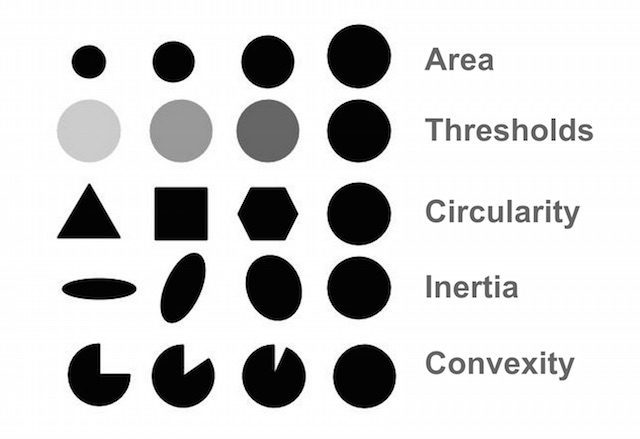
#> input picture Day4/BlobTest.jpg, 640 x 439 px
$ python edge_detect.py   (older library calls are emulated)
#> lines starting #> are read from the running program, lines starting #| are printed output that depends on the picture; after the words box and inside, x2 and y2 are one past the last pixel; in counts of white or black regions, pixels touching at a corner belong together
import cv2
import numpy as np

img = cv2.imread('BlobTest.jpg', cv2.IMREAD_GRAYSCALE)
#> img is the input picture: shape (439, 640); min 0, max 255, mean 210.2
img_gaussian = cv2.GaussianBlur(img, (5, 5), 0)

#edge detection using sobel operator
sobelx = cv2.Sobel(img_gaussian, cv2.CV_64F, 1, 0, ksize=5)
sobely = cv2.Sobel(img_gaussian, cv2.CV_64F, 0, 1, ksize=5)
sobelxy = cv2.Sobel(img_gaussian,cv2.CV_64F,1,1,ksize=5)
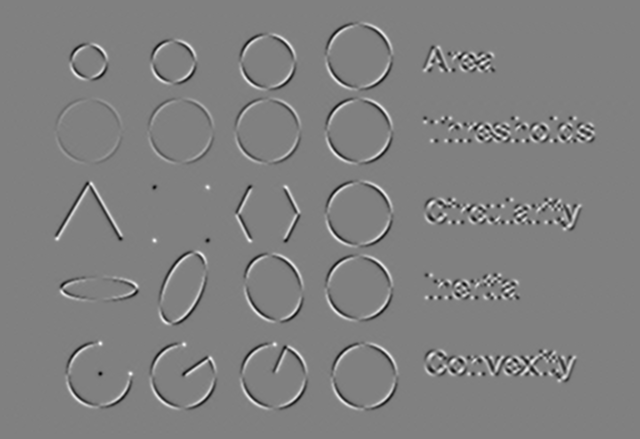
#> sobelxy: shape (439, 640) float64; min -1169, max 1150, mean 0; drawn with min black and max white

cv2.imshow('Sobel X', sobelx)
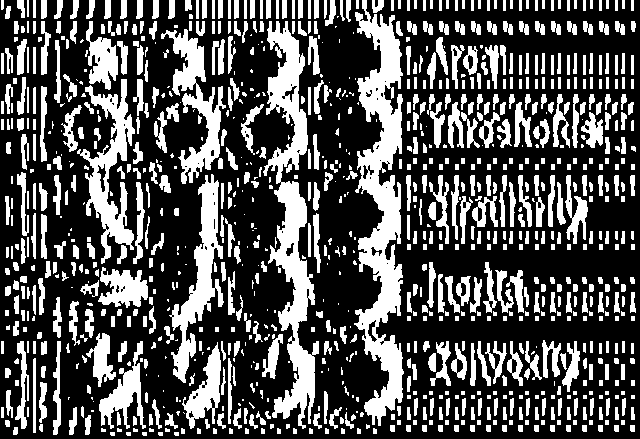
#> window 'Sobel X': shape (439, 640); 32.3% white; 1032 white regions (292 under 20 px), largest, box (x1, y1, x2, y2) and area: (354, 0, 404, 426) 10415, (263, 21, 319, 429) 8549, (77, 79, 135, 264) 3714
cv2.imshow('Sobel Y', sobely)
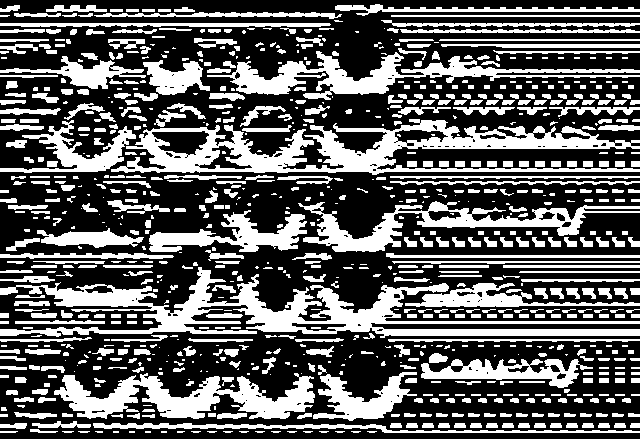
#> window 'Sobel Y': shape (439, 640); 36.3% white; 876 white regions (316 under 20 px), largest, box (x1, y1, x2, y2) and area: (0, 267, 640, 338) 12296, (111, 119, 640, 175) 11328, (54, 373, 315, 419) 5968
cv2.imshow('Sobel XY', sobelxy)
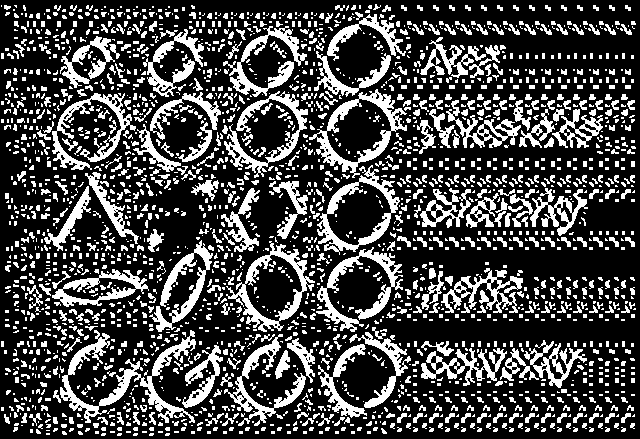
#> window 'Sobel XY': shape (439, 640); 27.9% white; 2462 white regions (1801 under 20 px), largest, box (x1, y1, x2, y2) and area: (60, 330, 196, 423) 2781, (309, 89, 407, 178) 1968, (316, 247, 403, 332) 1845
cv2.waitKey(0)
cv2.destroyAllWindows()
cv2.imwrite('sobelx.jpg', sobelx)
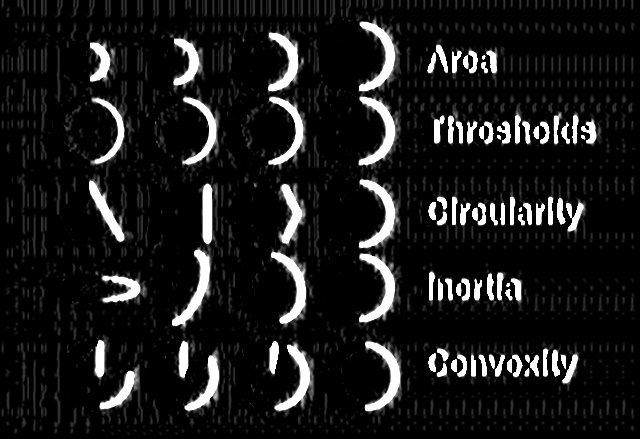
#> saved as sobelx.jpg: shape (439, 640); min 0, max 255, mean 25.8
cv2.imwrite('sobely.jpg', sobely)
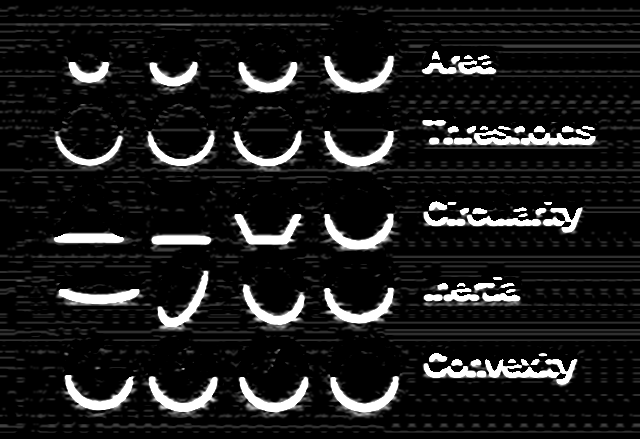
#> saved as sobely.jpg: shape (439, 640); min 0, max 255, mean 27.6
cv2.imwrite('sobelxy.jpg', sobelxy)

#canny edge detection
edges = cv2.Canny(img_gaussian, 200, 300)
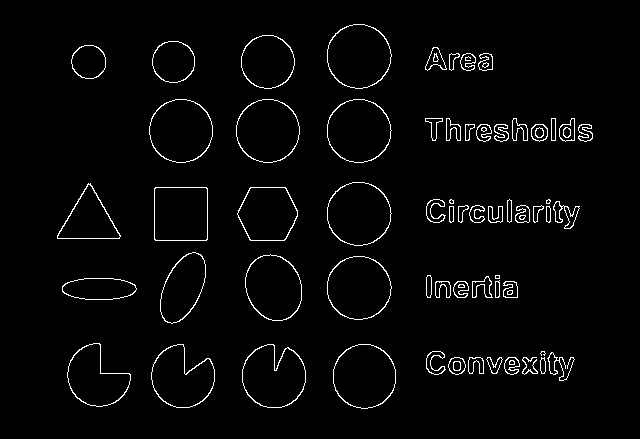
#> edges: shape (439, 640); 2.6% white in thin lines or dots, all inside (x1, y1, x2, y2) = (57, 24, 593, 409)
cv2.imshow('Canny Edges', edges)
cv2.waitKey(0)
cv2.destroyAllWindows()
cv2.imwrite('canny_edges.jpg', edges)
